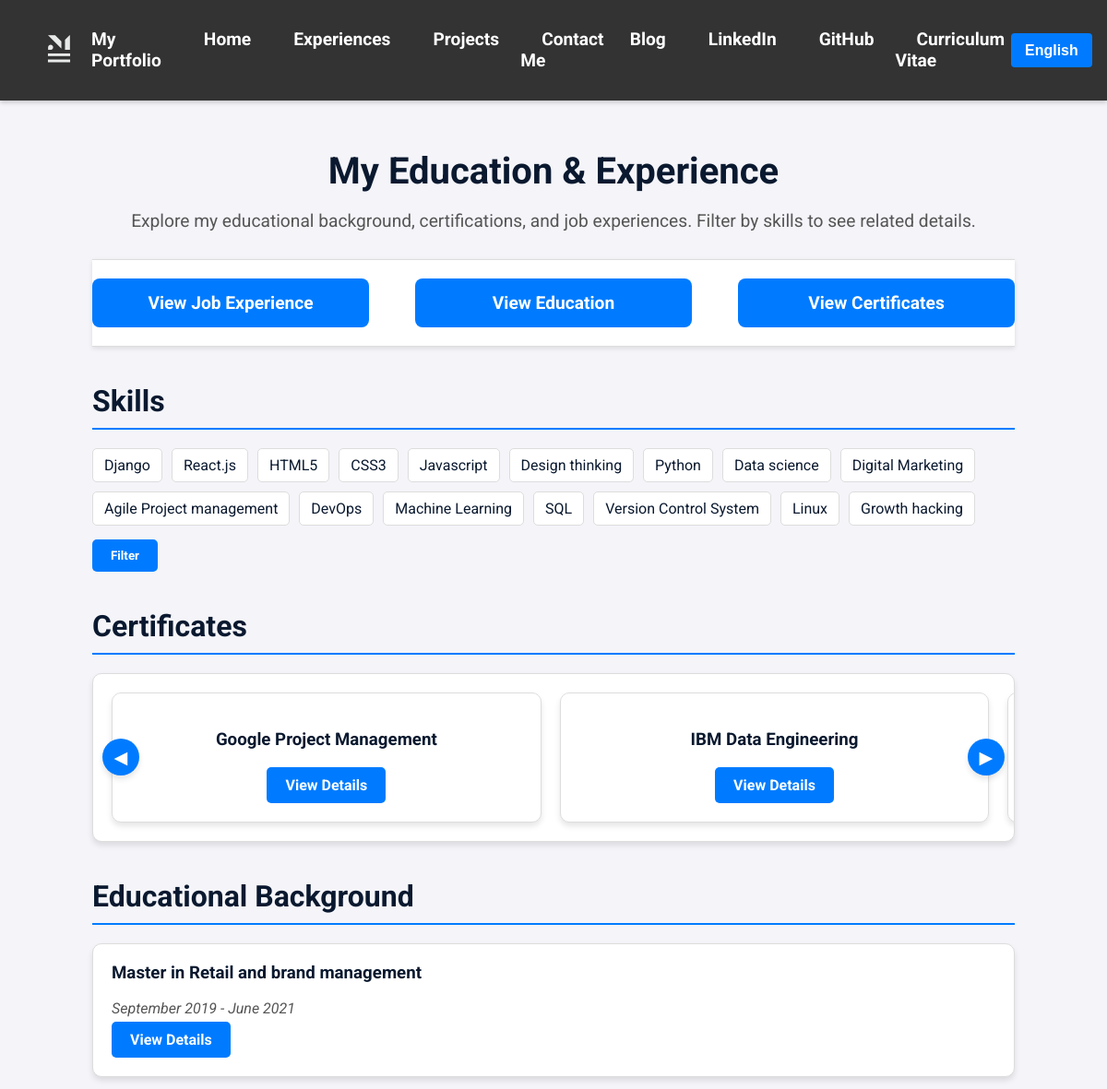
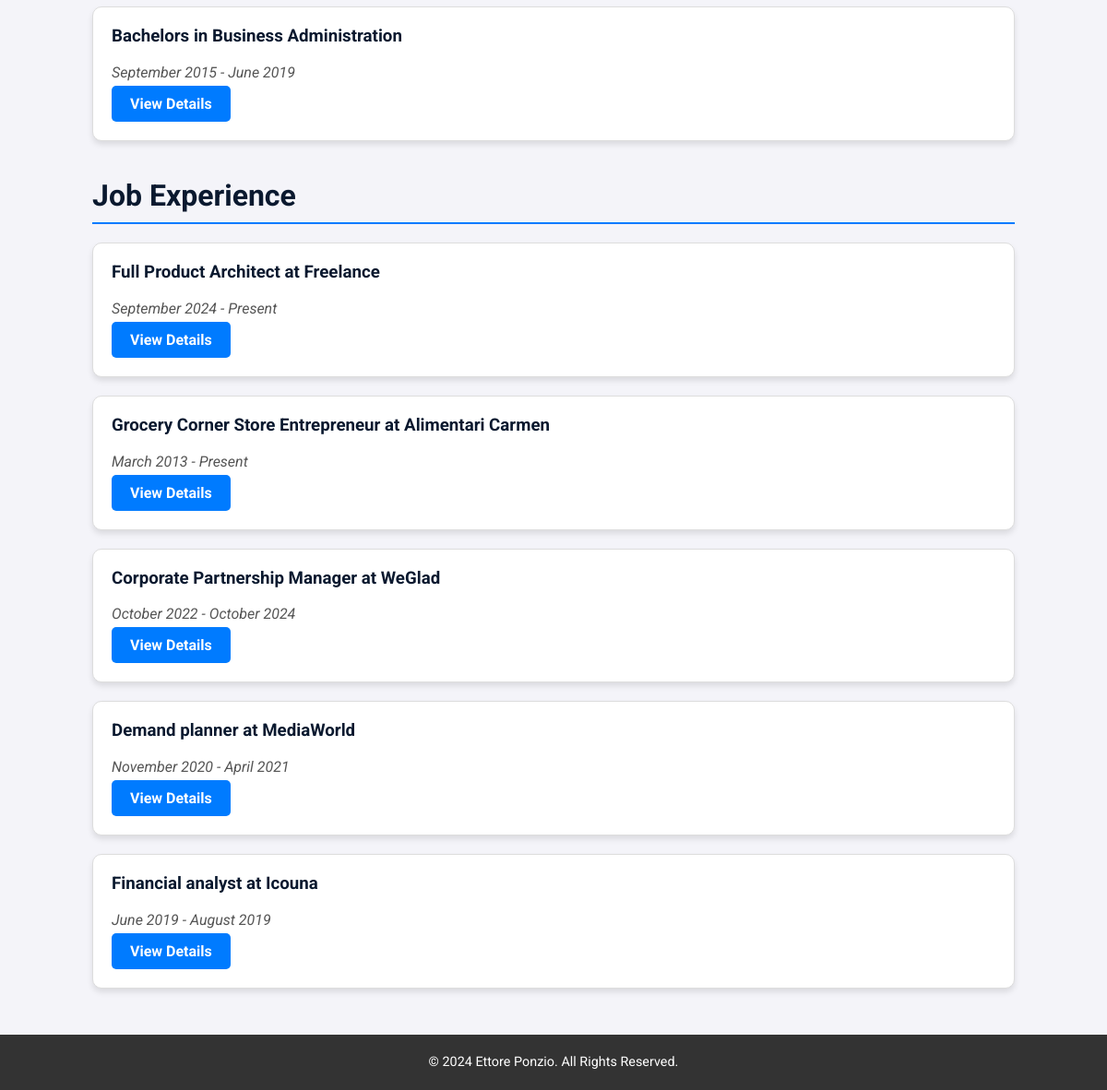
Page /en/education/ on the committed database (2 pictures, top to bottom).
### portfolio/models.py (models this page shows, shortened)
class Skill(models.Model):
    name_en = models.CharField(
        max_length=100,
        help_text=_("The name of the skill in English (e.g., Python, Data Analysis)."),
        verbose_name=_("Name (EN)")
    )
    name_it = models.CharField(
        max_length=100,
        help_text=_("The name of the skill in Italian (e.g., Python, Analisi dei dati)."),
        verbose_name=_("Name (IT)")
    )
    class Meta:
        verbose_name = _("Skill")
        verbose_name_plural = _("Skills")

class Certificate(models.Model):
    title_en = models.CharField(
        max_length=255,
        help_text=_("The title of the certificate in English."),
        verbose_name=_("Title (EN)")
    )
    title_it = models.CharField(
        max_length=255,
        help_text=_("The title of the certificate in Italian."),
        verbose_name=_("Title (IT)")
    )
    description_en = models.TextField(
        help_text=_("Description of the course in English."),
        verbose_name=_("Description (EN)")
    )
    description_it = models.TextField(
        help_text=_("Description of the course in Italian."),
        verbose_name=_("Description (IT)")
    )
    field_en = models.CharField(
        max_length=255,
        blank=True,
        null=True,
        help_text=_("Field of the certificate in English."),
        verbose_name=_("Field (EN)")
    )
    field_it = models.CharField(
        max_length=255,
        blank=True,
        null=True,
        help_text=_("Field of the certificate in Italian."),
        verbose_name=_("Field (IT)")
    )
    image_url = models.URLField(
        blank=True,
        null=True,
        help_text=_("URL of the certificate image."),
        verbose_name=_("Image URL")
    )
    link = models.URLField(
        help_text=_("URL to the certificate or course information."),
        verbose_name=_("Link")
    )
    skills = models.ManyToManyField(
        Skill,
        related_name="certificates",
        blank=True,
        help_text=_("Skills related to this certificate."),
        verbose_name=_("Skills")
    )
    class Meta:
        verbose_name = _("Certificate")
        verbose_name_plural = _("Certificates")

class Education(models.Model):
    DEGREE_CHOICES = [
        ('Bachelors', _('Bachelors')),
        ('Masters', _('Masters')),
        ('Master', _('Master')),
        ('PhD', _('PhD')),
        ('Other', _('Other')),
    ]
    institution_en = models.CharField(
        max_length=255,
        help_text=_("Name of the educational institution in English."),
        verbose_name=_("Institution (EN)")
    )
    institution_it = models.CharField(
        max_length=255,
        help_text=_("Name of the educational institution in Italian."),
        verbose_name=_("Institution (IT)")
    )
    degree = models.CharField(
        max_length=50,
        choices=DEGREE_CHOICES,
        help_text=_("Degree type (e.g., Bachelor's, Master's)."),
        verbose_name=_("Degree")
    )
    field_of_study_en = models.CharField(
        max_length=255,
        help_text=_("Field of study in English (e.g., Computer Science)."),
        verbose_name=_("Field of Study (EN)")
    )
    field_of_study_it = models.CharField(
        max_length=255,
        help_text=_("Field of study in Italian (e.g., Informatica)."),
        verbose_name=_("Field of Study (IT)")
    )
    start_date = models.DateField(
        help_text=_("Start date of the program."),
        verbose_name=_("Start Date")
    )
    end_date = models.DateField(
        help_text=_("End date of the program, or expected end date."),
        verbose_name=_("End Date")
    )
    description_en = models.TextField(
        blank=True,
        help_text=_("Optional description of the program or notable achievements in English."),
        verbose_name=_("Description (EN)")
    )
    description_it = models.TextField(
        blank=True,
        help_text=_("Optional description of the program or notable achievements in Italian."),
        verbose_name=_("Description (IT)")
    )
    skills = models.ManyToManyField(
        'Skill',
        related_name="educations",
        blank=True,
        help_text=_("Skills related to this educational entry."),
        verbose_name=_("Skills")
    )
    class Meta:
        verbose_name = _("Education")
        verbose_name_plural = _("Education")

class JobExperience(models.Model):
    title_en = models.CharField(
        max_length=255,
        help_text=_("Job title in English (e.g., Software Developer)"),
        verbose_name=_("Title (EN)")
    )
    title_it = models.CharField(
        max_length=255,
        help_text=_("Job title in Italian (e.g., Sviluppatore Software)"),
        verbose_name=_("Title (IT)")
    )
    company = models.CharField(
        max_length=255,
        help_text=_("Company name"),
        verbose_name=_("Company")
    )
    start_date = models.DateField(
        help_text=_("Start date of the job"),
        verbose_name=_("Start Date")
    )
    end_date = models.DateField(
        null=True,
        blank=True,
        help_text=_("End date of the job (if applicable)"),
        verbose_name=_("End Date")
    )
    description_en = models.TextField(
        blank=True,
        help_text=_("Description of responsibilities or achievements in English"),
        verbose_name=_("Description (EN)")
    )
    description_it = models.TextField(
        blank=True,
        help_text=_("Description of responsibilities or achievements in Italian"),
        verbose_name=_("Description (IT)")
    )
    skills = models.ManyToManyField(
        'Skill',
        related_name="job_experiences",
        blank=True,
        help_text=_("Skills related to this job experience"),
        verbose_name=_("Skills")
    )
    class Meta:
        verbose_name = _("Job Experience")
        verbose_name_plural = _("Job Experiences")

### portfolio/views.py (the view)
# urls.py: path('education/', views.education, name='education'),
def education(request):
    user_language = get_language()  # Get the current language, e.g., 'en' or 'it'
    skills = Skill.objects.all()
    skill_ids = request.GET.getlist('skill')
    selected_skills = Skill.objects.filter(id__in=skill_ids) if skill_ids else []
    if skill_ids:
        certificates = Certificate.objects.filter(skills__id__in=skill_ids).distinct()
        present_education_history = Education.objects.filter(skills__id__in=skill_ids, end_date__isnull=True).distinct()
        past_education_history = Education.objects.filter(skills__id__in=skill_ids, end_date__isnull=False).order_by('-end_date').distinct()
        education_history = list(present_education_history) + list(past_education_history)
        present_job_experiences = JobExperience.objects.filter(skills__id__in=skill_ids, end_date__isnull=True).distinct()
        past_job_experiences = JobExperience.objects.filter(skills__id__in=skill_ids, end_date__isnull=False).order_by('-end_date').distinct()
        job_experiences = list(present_job_experiences) + list(past_job_experiences)
    else:
        certificates = Certificate.objects.all()
        present_education_history = Education.objects.filter(end_date__isnull=True)
        past_education_history = Education.objects.filter(end_date__isnull=False).order_by('-end_date')
        education_history = list(present_education_history) + list(past_education_history)
        present_job_experiences = JobExperience.objects.filter(end_date__isnull=True)
        past_job_experiences = JobExperience.objects.filter(end_date__isnull=False).order_by('-end_date')
        job_experiences = list(present_job_experiences) + list(past_job_experiences)
    for education in education_history:
        if user_language == 'it':
            education.display_degree = education.degree
            education.display_field_of_study = education.field_of_study_it
        else:
            education.display_degree = education.degree
            education.display_field_of_study = education.field_of_study_en
    for job in job_experiences:
        if user_language == 'it':
            job.display_title = job.title_it
            job.display_company = job.company
        else:
            job.display_title = job.title_en
            job.display_company = job.company
    for skill in skills:
        if user_language == 'it':
            skill.display_name = skill.name_it
        else:
            skill.display_name = skill.name_en
    for certificate in certificates:
        if user_language == 'it':
            certificate.display_title = certificate.title_it
            certificate.display_description = certificate.description_it
        else:
            certificate.display_title = certificate.title_en
            certificate.display_description = certificate.description_en
    context = {
        'skills': skills,
        'selected_skills': selected_skills,
        'certificates': certificates,
        'education_history': education_history,
        'job_experiences': job_experiences,
    }
    return render(request, 'portfolio/education.html', context)

### portfolio/templates/portfolio/education.html (shortened to what this page needs)
{% extends 'portfolio/base.html' %}
{% load static %}
{% load i18n %}
{% block styles %}
    <link rel="stylesheet" href="{% static 'portfolio/css/education.css' %}">
{% endblock %}
{% block content %}
<article class="education-page">
    <header>
        <h1 class="page-title">{% trans "My Education & Experience" %}</h1>
        <p class="page-subtitle">
            {% trans "Explore my educational background, certifications, and job experiences. Filter by skills to see related details." %}
        </p>
    </header>
    <section class="view-experience-section">
        <a href="{% url 'portfolio:job_experience_list' %}" class="view-experience-button">
            {% trans "View Job Experience" %}
        </a>
        <a href="{% url 'portfolio:education_list' %}" class="view-experience-button">
            {% trans "View Education" %}
        </a>
        <a href="{% url 'portfolio:certificate_list' %}" class="view-experience-button">
            {% trans "View Certificates" %}
        </a>
    </section>
    <section class="skills-section" aria-labelledby="skills-heading">
        <h2 id="skills-heading" class="section-heading">{% trans "Skills" %}</h2>
        <form method="get">
            <ul class="skills-list">
                {% for skill in skills %}
                <li>
                    <label for="skill-{{ skill.id }}">{{ skill.display_name }}</label>
                </li>
                {% endfor %}
            </ul>
            <div class="form-actions">
                <button type="submit" class="filter-button">{% trans "Filter" %}</button>
            </div>
        </form>
    </section>
    <section class="certificates-section" aria-labelledby="certificates-heading">
        <h2 id="certificates-heading" class="section-heading">{% trans "Certificates" %}</h2>
        {% if certificates %}
        <div class="carousel" aria-roledescription="carousel">
            <div class="certificates-grid" id="certificates-carousel">
                {% for certificate in certificates %}
                <div class="certificate-card" data-slide-index="{{ forloop.counter0 }}">
                    <h3>{{ certificate.display_title }}</h3>
                    <a href="{% url 'portfolio:certificate_detail' certificate.id %}" class="btn-detail">{% trans "View Details" %}</a>
                </div>
                {% endfor %}
            </div>
            <button class="carousel-btn prev" aria-label="{% trans 'Previous Certificates' %}">&#9664;</button>
            <button class="carousel-btn next" aria-label="{% trans 'Next Certificates' %}">&#9654;</button>
        </div>
        {% else %}
        <p>{% trans "No certificates available." %}</p>
        {% endif %}
    </section>
    <section class="education-section" aria-labelledby="education-heading">
        <h2 id="education-heading" class="section-heading">{% trans "Educational Background" %}</h2>
        {% if education_history %}
        <ul class="education-list">
            {% for education in education_history %}
            <li class="education-item">
                <h3>{{ education.get_degree_display }} {% trans "in" %} {{ education.display_field_of_study }}</h3>
                <p class="time-period">
                    <time datetime="{{ education.start_date|date:'Y-m' }}">{{ education.start_date|date:"F Y" }}</time> -
                    <time datetime="{{ education.end_date|date:'Y-m' }}">{{ education.end_date|date:"F Y" }}</time>
                </p>
                <a href="{% url 'portfolio:education_detail' education.id %}" class="btn-detail">{% trans "View Details" %}</a>
            </li>
            {% endfor %}
        </ul>
        {% else %}
        <p>{% trans "No educational background available." %}</p>
        {% endif %}
    </section>
    <section class="experience-section" aria-labelledby="experience-heading">
        <h2 id="experience-heading" class="section-heading">{% trans "Job Experience" %}</h2>
        {% if job_experiences %}
        <ul class="experience-list">
            {% for job in job_experiences %}
            <li class="experience-item">
                <h3>{{ job.display_title }} {% trans "at" %} {{ job.display_company }}</h3>
                <p class="time-period">
                    <time datetime="{{ job.start_date|date:'Y-m-d' }}">{{ job.start_date|date:"F Y" }}</time> -
                    {% if job.end_date %}
                    <time datetime="{{ job.end_date|date:'Y-m-d' }}">{{ job.end_date|date:"F Y" }}</time>
                    {% else %}
                    {% trans "Present" %}
                    {% endif %}
                </p>
                <a href="{% url 'portfolio:job_experience_detail' job.id %}" class="btn-detail">{% trans "View Details" %}</a>
            </li>
            {% endfor %}
        </ul>
        {% else %}
        <p>{% trans "No job experiences found." %}</p>
        {% endif %}
    </section>
</article>
{% endblock %}

### rows in the picture
Skill: display_name "Django"
Skill: display_name "React.js"
Skill: display_name "HTML5"
Skill: display_name "CSS3"
Skill: display_name "Javascript"
Skill: display_name "Design thinking"
Skill: display_name "Python"
Skill: display_name "Data science"
Skill: display_name "Digital Marketing"
Skill: display_name "Agile Project management"
Skill: display_name "DevOps"
Skill: display_name "Machine Learning"
Skill: display_name "SQL"
Skill: display_name "Version Control System"
Skill: display_name "Linux"
Skill: display_name "Growth hacking"
Certificate: display_title "Google Project Management"
Certificate: display_title "IBM Data Engineering"
Education: degree "Master", display_field_of_study "Retail and brand management", start_date "September 2019", end_date "June 2021"
Education: degree "Bachelors", display_field_of_study "Business Administration", start_date "September 2015", end_date "June 2019"
JobExperience: display_title "Full Product Architect", display_company "Freelance", start_date "September 2024"
JobExperience: display_title "Grocery Corner Store Entrepreneur", display_company "Alimentari Carmen", start_date "March 2013"
JobExperience: display_title "Corporate Partnership Manager", display_company "WeGlad", start_date "October 2022", end_date "October 2024"
JobExperience: display_title "Demand planner", display_company "MediaWorld", start_date "November 2020", end_date "April 2021"
JobExperience: display_title "Financial analyst", display_company "Icouna", start_date "June 2019", end_date "August 2019"

### other values in the picture
form field language "English"
